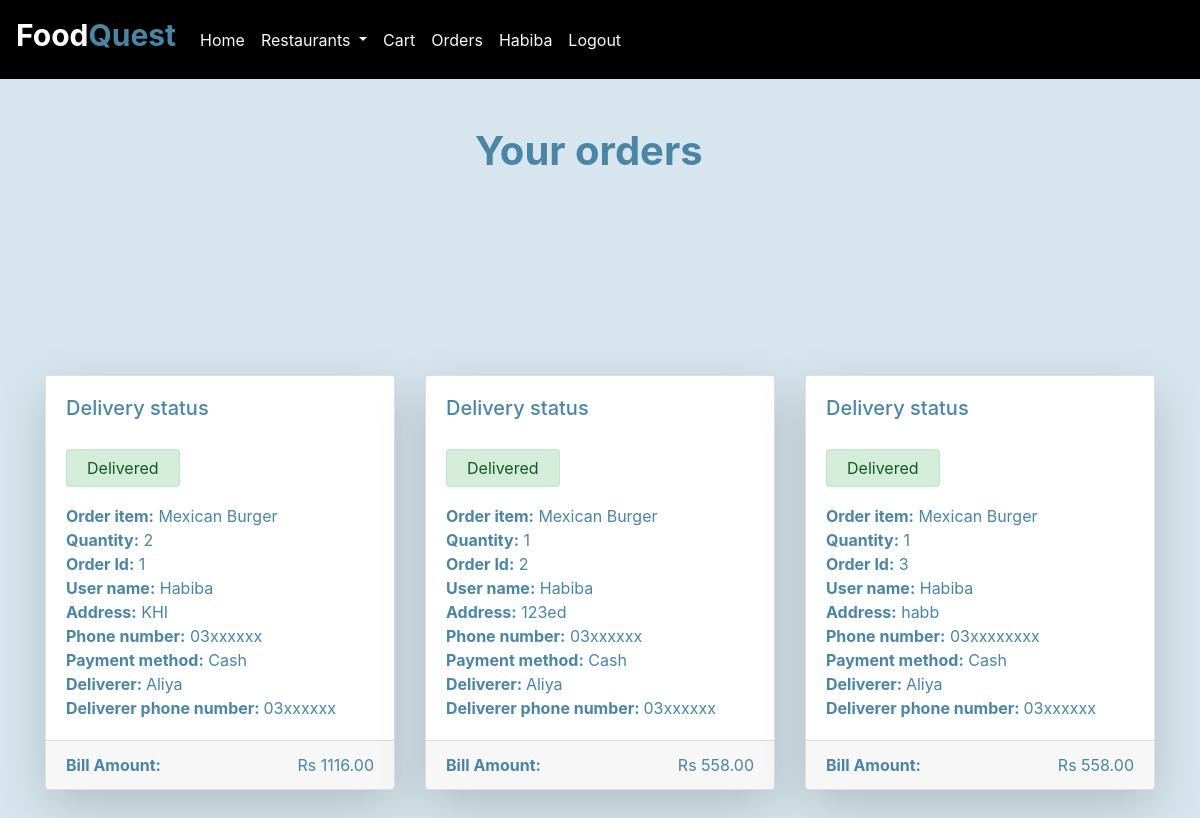
Screenshot of /cart/vieworders (signed in) with the database file from the repository.
### user/models.py (models this page shows, shortened)
class User(AbstractUser):
    USER_TYPE_CHOICES = (
        (1, 'customer'),
        (2, 'seller'),
        (3, 'deliverer'),
        (4, 'admin'),
    )
    username = None
    user_type = models.PositiveSmallIntegerField(choices = USER_TYPE_CHOICES)
    email = models.EmailField(_('email address'), unique=True)
    USERNAME_FIELD = 'email'
    REQUIRED_FIELDS = []
    objects = UserManager()

### cart/models.py (models this page shows, shortened)
class Order(models.Model):
    user = models.ForeignKey(User, on_delete = models.CASCADE)
    order_items = models.ForeignKey(Order_Items, on_delete=models.CASCADE)
    address = models.CharField(max_length = 100)
    phone_number = models.CharField(max_length=20)
    total = models.DecimalField( max_digits = 20, decimal_places = 2 )
    deliverer = models.ForeignKey(Deliverer, on_delete=models.CASCADE)
    note = models.CharField(max_length = 200, default="none")
    payment = models.PositiveSmallIntegerField(choices=payment_choice, default=1)
    status = models.BooleanField(default=False)

class Order_Items(models.Model):
    product = models.ForeignKey(Product, on_delete = models.CASCADE, null = True, blank = True)
    quantity = models.PositiveSmallIntegerField(default = 1)
    cart = models.ForeignKey(Cart, on_delete=models.CASCADE, null = True, blank = True)
    total = models.DecimalField( max_digits = 20, decimal_places = 2 , default=0)

class Product(models.Model):
    dish = models.ForeignKey(Dish, on_delete = models.CASCADE)

### seller/models.py (models this page shows, shortened)
class Dish(models.Model):
    restaurant = models.ForeignKey(Restaurant, on_delete=models.CASCADE)
    name = models.CharField(max_length=64)
    summary = models.CharField(max_length=250)
    nationality = models.PositiveSmallIntegerField(choices=Restaurant_category, default=1)
    no_of_serving = models.PositiveSmallIntegerField()
    picture = models.CharField(max_length=64)
    category = models.PositiveSmallIntegerField(choices=Dish_category, default=1)
    glutten_free = models.BooleanField(default=False)
    customizable = models.BooleanField(default=False)
    seller = models.ForeignKey(Seller, on_delete=models.CASCADE, related_name="cooks")
    price = models.FloatField()
    picture = models.ImageField(upload_to='dishes/%Y/%m/%d', max_length=255, blank=True, null=True)

### deliverer/models.py (models this page shows, shortened)
class Deliverer(models.Model):
    user = models.OneToOneField(settings.AUTH_USER_MODEL, on_delete=models.CASCADE, primary_key=True)
    vehicle_number = models.CharField(max_length = 20)
    phone_number = models.CharField(max_length=20)

### cart/views.py (the view)
# urls.py: path("vieworders", views.vieworders, name="vieworders")
def vieworders(request):
    if request.user.is_authenticated:
        cart = Cart.objects.get(user=request.user)
        try:
            orders = Order.objects.filter(user=request.user)
            context = {
                "name": request.user.first_name,
                "restaurants": Restaurant.objects.all(),
                'payment_choices': payment_choice,
                "orders": orders
            }
            return render(request, "cart/order.html", context)
        except Order.DoesNotExist:
            context = {
                "name": request.user.first_name,
                "restaurants": Restaurant.objects.all(),
                'payment_choices': payment_choice
            }
            return render(request, "cart/order.html", context)
    else:
        context = {
                "restaurants": Restaurant.objects.all()
            }
        return render(request, "cart/order.html", context)

### cart/templates/cart/order.html (shortened to what this page needs)
{% extends "user/layout.html"%}
{% load static %}
{% block content %}
<section class="order overall container-md">
    <article class="order">
        <div>
            <br><br>
            <h1 class="mx-auto font-weight-bolder" style="width: 250px;">Your orders</h1>
            <br><br>
        </div>
        <br>
        <br>
        <br>
        <div class="card-deck">
            {% for order in orders %}
            {% if forloop.counter0|divisibleby:3 %}
        </div><br>
        <br>
        <br>
        <div class="card-deck">
            <div class="card shadow-lg  rounded" style="max-width: 33%; height: auto;">
                <div class="card-body ">
                    <h5 class="card-title">Delivery status</h5>
                    <br>
                    {% if not order.status %}
                    <span class=" mx-auto alert alert-danger py-2 status" role="alert">
                        Pending
                    </span></h5>
                    {% else %}
                    <span class=" mx-auto alert alert-success py-2 status" role="alert">
                        Delivered
                    </span></h5>
                    {% endif %}
                    <br><br>
                    <p class="card-text">
                        <b>Order item:</b> {{ order.order_items.product.dish.name }}<br>
                        <b>Quantity:</b> {{ order.order_items.quantity }}<br>
                        <b>Order Id:</b> {{order.order_items.id }}<br>
                        <b>User name:</b> {{ order.user.first_name }} <br>
                        <b>Address:</b> {{ order.address }}<br>
                        <b>Phone number:</b> {{ order.phone_number }}<br>
                        <b>Payment method:</b> {{ order.get_payment_display }}<br>
                        <b>Deliverer: </b> {{ order.deliverer.user.first_name }}<br>
                        <b>Deliverer phone number: </b> {{ order.deliverer.phone_number }}<br>
                    </p>
                </div>
                <div class="card-footer">
                    <b>Bill Amount:</b> <span class="float-right"> Rs {{ order.order_items.total }}
                </div>
            </div>
            {% else %}
            <div class="card shadow-lg  rounded" style="max-width: 33%; height: auto;">
                <div class="card-body ">
                    <h5 class="card-title">Delivery status</h5>
                    <br>
                    {% if not order.status %}
                    <span class=" mx-auto alert alert-danger py-2 status" role="alert">
                        Pending
                    </span></h5>
                    {% else %}
                    <span class=" mx-auto alert alert-success py-2 status" role="alert">
                        Delivered
                    </span></h5>
                    {% endif %}
                    <br><br>
                    <p class="card-text">
                        <b>Order item:</b> {{ order.order_items.product.dish.name }}<br>
                        <b>Quantity:</b> {{ order.order_items.quantity }}<br>
                        <b>Order Id:</b> {{order.order_items.id }}<br>
                        <b>User name:</b> {{ order.user.first_name }} <br>
                        <b>Address:</b> {{ order.address }}<br>
                        <b>Phone number:</b> {{ order.phone_number }}<br>
                        <b>Payment method:</b> {{ order.get_payment_display }}<br>
                        <b>Deliverer: </b> {{ order.deliverer.user.first_name }}<br>
                        <b>Deliverer phone number: </b> {{ order.deliverer.phone_number }}<br>
                    </p>
                </div>
                <div class="card-footer">
                    <b>Bill Amount:</b> <span class="float-right"> Rs {{ order.order_items.total }}
                </div>
            </div>
            {% endif %}
            <br>
            <br>
            <br>
            {% endfor %}
        </div>
        <br>
        <br>
    </article>
</section>
{% endblock %}

### user/templates/user/layout.html (shortened to what this page needs)
{% load static %}
<!DOCTYPE html>
<html lang="en">
    <head>
        <link rel="stylesheet" href="https://stackpath.bootstrapcdn.com/bootstrap/4.5.0/css/bootstrap.min.css"
>
        <link rel="stylesheet" href="{% static 'user/style.css' %}">
        <link rel="stylesheet" href="{% static 'user/mainstyle.css' %}">
        <link rel="stylesheet" href="{% static 'user/style ariba.css' %}">
    </head>
    <body  class="body overall" id="top" style=" background-color: #D7E6EE;
    color: #4B85A4;">
        <nav class="navbar container-fluid navbar-expand-lg navbar-dark bg-dark" style="background-color:black !important;" >
            <a class="navbar-brand"  style="font-size: 30px" href="{% url 'user_index'%}"><b>Food<label style="Color: #4B85A4">Quest</label></b></a>
            <div class="collapse navbar-collapse" id="navbarSupportedContent">
                <ul class="navbar-nav mr-auto">
                    <li class="nav-item active">
                        <a class="nav-link text-light" href="{% url 'user_index'%}">Home <span class="sr-only">(current)</span></a>
                    </li>
                    <li class="nav-item dropdown">
                        <a class="nav-link text-light dropdown-toggle" href="#" id="navbarDropdown" role="button"
                            data-toggle="dropdown" aria-haspopup="true" aria-expanded="false">
                            Restaurants
                        </a>
                    </li>
                    <li class="nav-item">
                        <a class="nav-link text-light" href="{% url 'cart' %}">Cart</a>
                    </li>
                    {% if request.user.is_authenticated %}
                        <li class="nav-item">
                            <a class="nav-link text-light" href="{% url 'vieworders'%}">Orders</a>
                        </li>
                        <li class="nav-item">
                            <a class="nav-link text-light" href="{% url 'user_index'%}">{{ name }}</a>
                        </li>
                        <li class="nav-item">
                            <a class="nav-link text-light" href="{% url 'logout_user'%}">Logout</a>
                        </li>
                    {% endif %}
                </ul>
            </div>
        </nav>
        {% block content %}
        {% endblock%}
    </body>
</html>

### user/static/user/mainstyle.css (style rules this page uses)
body { background-color: #D7E6EE; color: #4B85A4; }

### user/static/user/style ariba.css (style rules this page uses)
.overall { background-color: #D7E6EE; }

### rows the page displays
User: first_name "Habiba"
Order: status "Delivered", order_items.product.dish.name "Mexican Burger", order_items.quantity "2", order_items.id "1", user.first_name "Habiba", address "KHI", phone_number "03xxxxxx", payment "Cash", deliverer.user.first_name "Aliya", deliverer.phone_number "03xxxxxx", order_items.total "1116.00"
Order: status "Delivered", order_items.product.dish.name "Mexican Burger", order_items.quantity "1", order_items.id "2", user.first_name "Habiba", address "123ed", phone_number "03xxxxxx", payment "Cash", deliverer.user.first_name "Aliya", deliverer.phone_number "03xxxxxx", order_items.total "558.00"
Order: status "Delivered", order_items.product.dish.name "Mexican Burger", order_items.quantity "1", order_items.id "3", user.first_name "Habiba", address "habb", phone_number "03xxxxxxxx", payment "Cash", deliverer.user.first_name "Aliya", deliverer.phone_number "03xxxxxx", order_items.total "558.00"
